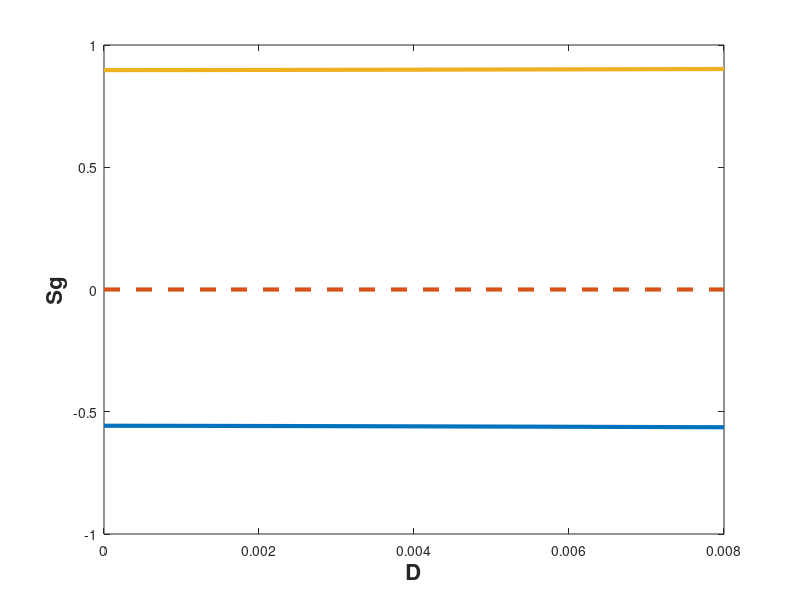

Write MATLAB code to recreate this figure. (Note: this script raises an error after producing the figure.)
clc
%calculate the eigenvalue of Jacobi matrix 
% C2 = 0.1;
% s1 = 0;
% s2 = 0;
% a = -0.5-2*0.34*s1+3*s1*s1;
% b = -C2*0.04;
% c = -C2*0.04;
% d = 9.7e-5+3*0.0178*s2*s2;
% 
% lambda1 = ((a+d)+sqrt((a+d)*(a+d)-4*(a*d-b*c)))/2
% lambda2 = ((a+d)-sqrt((a+d)*(a+d)-4*(a*d-b*c)))/2

%-0.5*y1 − 0.34*y1^2 + y1^3 − C2*0.04*y2 = 0,
%9.7e−5*y2 + 0.0178*y2^3 − C2*0.04*y1 = 0.

x = [0,0.02,0.04,0.06,0.08,0.1,0.12,0.14,0.16,0.18,0.2]*0.04;
y1_1 = [-0.557255, -0.557538, -0.557972, -0.558489, -0.559067, -0.559695, -0.560365, -0.561072, -0.561812, -0.562581, -0.563378];
y2_1 = [0, -0.286421, -0.363858, -0.41798, -0.461034, -0.497405, -0.529226, -0.557718, -0.58365, -0.607544, -0.629769];
y1_2 = zeros(1,11);
y2_2 = zeros(1,11);
y1_3 = [0.897255, 0.897462, 0.897779, 0.898157, 0.898579, 0.899038, 0.899529, 0.900047, 0.90059, 0.901155, 0.90174];
y2_3 = [0, 0.337652, 0.427935, 0.491073, 0.541287, 0.583681, 0.620744, 0.6539, 0.684047, 0.711795, 0.737577];

figure(1)
plot(x,y1_1,'Linewidth',3)
hold on 
plot(x,y1_2,'--','Linewidth',3)
hold on
plot(x,y1_3,'Linewidth',3)
xlabel('D','FontSize', 16, 'FontWeight', 'bold');  
ylabel('Sg','FontSize', 16, 'FontWeight', 'bold');  
ax = gca;   
ax.LineWidth = 2; 
ax.FontSize = 24;
hold off

figure(2)
plot(x,y2_1,'Linewidth',3)
hold on
plot(x,y2_2,'--','Linewidth',3)
hold on
plot(x,y2_3,'Linewidth',3)
xlabel('D','FontSize', 16, 'FontWeight', 'bold');  
ylabel('Sc','FontSize', 16, 'FontWeight', 'bold');  
ax = gca;
ax.LineWidth = 2;
ax.FontSize = 24;
hold off

figure(3)
plot(x,(0.9*y1_1+0.1*y2_1),'Linewidth',3)
hold on
plot(x,(0.9*y1_2+0.1*y2_2),'--','Linewidth',3)
hold on
plot(x,(0.9*y1_3+0.1*y2_3),'Linewidth',3)
xlabel('D','FontSize', 16, 'FontWeight', 'bold');  
ylabel('Sm','FontSize', 16, 'FontWeight', 'bold');  
ax = gca;
ax.LineWidth = 2;
ax.FontSize = 24;
hold off

figure(4)
plot(x,-0.5*y1_1.^2/2 - 0.34*y1_1.^3/3 + y1_1.^4/4 + 9.7e-5*y2_1.^2/2 + 0.0178*y2_1.^4/4 - x.*y1_1.*y2_1,'Linewidth',3)
hold on 
plot(x,-0.5*y1_2.^2/2 - 0.34*y1_2.^3/3 + y1_2.^4/4 + 9.7e-5*y2_2.^2/2 + 0.0178*y2_2.^4/4 - x.*y1_1.*y2_2,'--','Linewidth',3)
hold on
plot(x,-0.5*y1_3.^2/2 - 0.34*y1_3.^3/3 + y1_3.^4/4 + 9.7e-5*y2_3.^2/2 + 0.0178*y2_3.^4/4 - x.*y1_1.*y2_3,'Linewidth',3)
xlabel('D','FontSize', 16, 'FontWeight', 'bold');  
ylabel('Energy','FontSize', 16, 'FontWeight', 'bold');  
ax = gca;
ax.LineWidth = 2;
ax.FontSize = 24;
hold off


